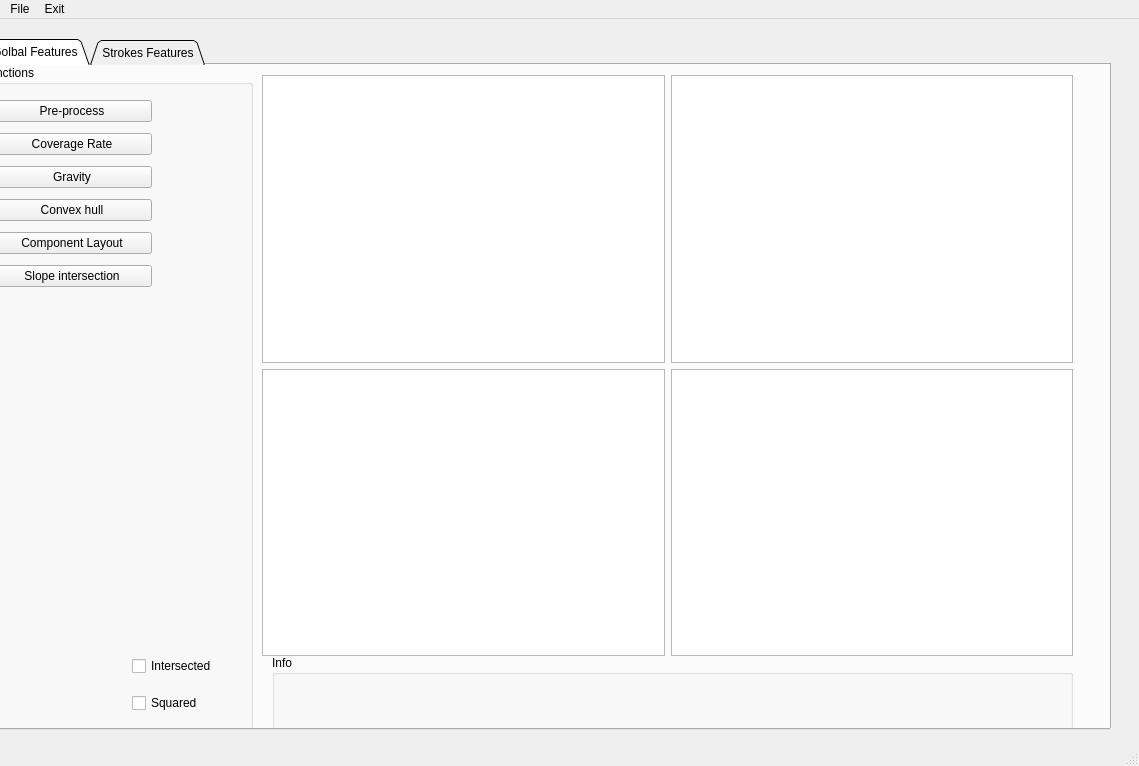
<?xml version="1.0" encoding="UTF-8"?>
<ui version="4.0">
 <class>MainWindow</class>
 <widget class="QMainWindow" name="MainWindow">
  <property name="geometry">
   <rect>
    <x>0</x>
    <y>0</y>
    <width>1139</width>
    <height>766</height>
   </rect>
  </property>
  <property name="windowTitle">
   <string>MainWindow</string>
  </property>
  <widget class="QWidget" name="centralwidget">
   <widget class="QTabWidget" name="tabWidget">
    <property name="geometry">
     <rect>
      <x>-20</x>
      <y>20</y>
      <width>1131</width>
      <height>691</height>
     </rect>
    </property>
    <property name="layoutDirection">
     <enum>Qt::LeftToRight</enum>
    </property>
    <property name="tabPosition">
     <enum>QTabWidget::North</enum>
    </property>
    <property name="tabShape">
     <enum>QTabWidget::Triangular</enum>
    </property>
    <property name="currentIndex">
     <number>0</number>
    </property>
    <widget class="QWidget" name="tab">
     <attribute name="title">
      <string>Golbal Features</string>
     </attribute>
     <widget class="QGroupBox" name="groupBox">
      <property name="geometry">
       <rect>
        <x>0</x>
        <y>0</y>
        <width>271</width>
        <height>671</height>
       </rect>
      </property>
      <property name="title">
       <string>Functions</string>
      </property>
      <widget class="QWidget" name="verticalLayoutWidget">
       <property name="geometry">
        <rect>
         <x>10</x>
         <y>30</y>
         <width>160</width>
         <height>202</height>
        </rect>
       </property>
       <layout class="QVBoxLayout" name="verticalLayout">
        <item>
         <widget class="QPushButton" name="pushButton">
          <property name="text">
           <string>Pre-process</string>
          </property>
         </widget>
        </item>
        <item>
         <widget class="QPushButton" name="pushButton_2">
          <property name="text">
           <string>Coverage Rate</string>
          </property>
         </widget>
        </item>
        <item>
         <widget class="QPushButton" name="pushButton_3">
          <property name="text">
           <string>Gravity</string>
          </property>
         </widget>
        </item>
        <item>
         <widget class="QPushButton" name="pushButton_5">
          <property name="text">
           <string>Convex hull</string>
          </property>
         </widget>
        </item>
        <item>
         <widget class="QPushButton" name="pushButton_4">
          <property name="text">
           <string>Component Layout</string>
          </property>
         </widget>
        </item>
        <item>
         <widget class="QPushButton" name="pushButton_6">
          <property name="text">
           <string>Slope intersection</string>
          </property>
         </widget>
        </item>
       </layout>
      </widget>
      <widget class="QWidget" name="verticalLayoutWidget_2">
       <property name="geometry">
        <rect>
         <x>150</x>
         <y>580</y>
         <width>111</width>
         <height>80</height>
        </rect>
       </property>
       <layout class="QVBoxLayout" name="verticalLayout_2">
        <item>
         <widget class="QCheckBox" name="checkBox">
          <property name="text">
           <string>Intersected</string>
          </property>
         </widget>
        </item>
        <item>
         <widget class="QCheckBox" name="checkBox_2">
          <property name="text">
           <string>Squared</string>
          </property>
         </widget>
        </item>
       </layout>
      </widget>
     </widget>
     <widget class="QGroupBox" name="groupBox_2">
      <property name="geometry">
       <rect>
        <x>290</x>
        <y>590</y>
        <width>801</width>
        <height>80</height>
       </rect>
      </property>
      <property name="title">
       <string>Info</string>
      </property>
     </widget>
     <widget class="QWidget" name="gridLayoutWidget">
      <property name="geometry">
       <rect>
        <x>280</x>
        <y>10</y>
        <width>811</width>
        <height>581</height>
       </rect>
      </property>
      <layout class="QGridLayout" name="gridLayout">
       <item row="1" column="1">
        <widget class="QGraphicsView" name="graphicsView_3"/>
       </item>
       <item row="0" column="0">
        <widget class="QGraphicsView" name="graphicsView_4"/>
       </item>
       <item row="1" column="0">
        <widget class="QGraphicsView" name="graphicsView_2"/>
       </item>
       <item row="0" column="1">
        <widget class="QGraphicsView" name="graphicsView"/>
       </item>
      </layout>
     </widget>
    </widget>
    <widget class="QWidget" name="tab_2">
     <attribute name="title">
      <string>Strokes Features</string>
     </attribute>
    </widget>
   </widget>
  </widget>
  <widget class="QMenuBar" name="menubar">
   <property name="geometry">
    <rect>
     <x>0</x>
     <y>0</y>
     <width>1139</width>
     <height>22</height>
    </rect>
   </property>
   <widget class="QMenu" name="menuFile">
    <property name="title">
     <string>File</string>
    </property>
    <addaction name="actionOpen"/>
   </widget>
   <widget class="QMenu" name="menuExit">
    <property name="title">
     <string>Exit</string>
    </property>
    <addaction name="actionExit"/>
   </widget>
   <addaction name="menuFile"/>
   <addaction name="menuExit"/>
  </widget>
  <widget class="QStatusBar" name="statusbar"/>
  <action name="actionOpen">
   <property name="text">
    <string>Open</string>
   </property>
  </action>
  <action name="actionExit">
   <property name="text">
    <string>Exit</string>
   </property>
  </action>
 </widget>
 <resources/>
 <connections/>
</ui>
